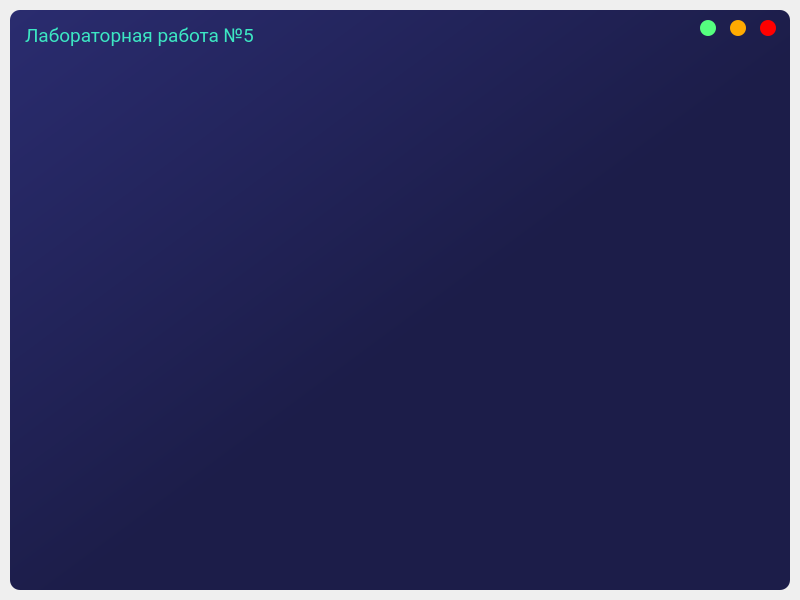
<?xml version="1.0" encoding="UTF-8"?>
<ui version="4.0">
 <class>MainWindow</class>
 <widget class="QMainWindow" name="MainWindow">
  <property name="geometry">
   <rect>
    <x>0</x>
    <y>0</y>
    <width>800</width>
    <height>600</height>
   </rect>
  </property>
  <property name="minimumSize">
   <size>
    <width>800</width>
    <height>600</height>
   </size>
  </property>
  <property name="windowTitle">
   <string>MainWindow</string>
  </property>
  <widget class="QWidget" name="central_widget">
   <layout class="QVBoxLayout" name="verticalLayout">
    <property name="spacing">
     <number>3</number>
    </property>
    <property name="leftMargin">
     <number>10</number>
    </property>
    <property name="topMargin">
     <number>10</number>
    </property>
    <property name="rightMargin">
     <number>10</number>
    </property>
    <property name="bottomMargin">
     <number>10</number>
    </property>
    <item>
     <widget class="QFrame" name="main_frame">
      <property name="styleSheet">
       <string notr="true">background-color: qlineargradient(spread:pad, x1:0, y1:0, x2:1, y2:1, stop:0 rgba(42, 44, 111, 255), stop:0.53719 rgba(28, 29, 73, 255));
border-radius: 10px; </string>
      </property>
      <property name="frameShape">
       <enum>QFrame::NoFrame</enum>
      </property>
      <property name="frameShadow">
       <enum>QFrame::Raised</enum>
      </property>
      <layout class="QVBoxLayout" name="verticalLayout_2">
       <property name="spacing">
        <number>0</number>
       </property>
       <property name="leftMargin">
        <number>0</number>
       </property>
       <property name="topMargin">
        <number>0</number>
       </property>
       <property name="rightMargin">
        <number>0</number>
       </property>
       <property name="bottomMargin">
        <number>0</number>
       </property>
       <item>
        <widget class="QFrame" name="title_bar">
         <property name="maximumSize">
          <size>
           <width>16777215</width>
           <height>50</height>
          </size>
         </property>
         <property name="styleSheet">
          <string notr="true">background-color: none;</string>
         </property>
         <property name="frameShape">
          <enum>QFrame::NoFrame</enum>
         </property>
         <property name="frameShadow">
          <enum>QFrame::Raised</enum>
         </property>
         <layout class="QHBoxLayout" name="horizontalLayout">
          <property name="spacing">
           <number>0</number>
          </property>
          <property name="leftMargin">
           <number>0</number>
          </property>
          <property name="topMargin">
           <number>0</number>
          </property>
          <property name="rightMargin">
           <number>0</number>
          </property>
          <property name="bottomMargin">
           <number>0</number>
          </property>
          <item>
           <widget class="QFrame" name="frame_title">
            <property name="frameShape">
             <enum>QFrame::StyledPanel</enum>
            </property>
            <property name="frameShadow">
             <enum>QFrame::Raised</enum>
            </property>
            <layout class="QHBoxLayout" name="horizontalLayout_2">
             <property name="spacing">
              <number>0</number>
             </property>
             <property name="leftMargin">
              <number>15</number>
             </property>
             <property name="topMargin">
              <number>0</number>
             </property>
             <property name="rightMargin">
              <number>0</number>
             </property>
             <property name="bottomMargin">
              <number>0</number>
             </property>
             <item>
              <widget class="QLabel" name="label_title">
               <property name="font">
                <font>
                 <family>Roboto</family>
                 <pointsize>14</pointsize>
                </font>
               </property>
               <property name="styleSheet">
                <string notr="true">color: rgb(60, 231, 195);</string>
               </property>
               <property name="text">
                <string>Лабораторная работа №5</string>
               </property>
              </widget>
             </item>
            </layout>
           </widget>
          </item>
          <item>
           <widget class="QFrame" name="frame_btns">
            <property name="maximumSize">
             <size>
              <width>100</width>
              <height>16777215</height>
             </size>
            </property>
            <property name="frameShape">
             <enum>QFrame::StyledPanel</enum>
            </property>
            <property name="frameShadow">
             <enum>QFrame::Raised</enum>
            </property>
            <widget class="QPushButton" name="btn_maximize">
             <property name="geometry">
              <rect>
               <x>10</x>
               <y>10</y>
               <width>16</width>
               <height>16</height>
              </rect>
             </property>
             <property name="minimumSize">
              <size>
               <width>16</width>
               <height>16</height>
              </size>
             </property>
             <property name="maximumSize">
              <size>
               <width>17</width>
               <height>17</height>
              </size>
             </property>
             <property name="styleSheet">
              <string notr="true">QPushButton
{
	border: none; 
	border-radius: 8px;	
	background-color: rgb(85, 255, 127);
}

QPushButton:hover
{
	background-color: rgba(85, 255, 127, 156);
}</string>
             </property>
             <property name="text">
              <string/>
             </property>
            </widget>
            <widget class="QPushButton" name="btn_minimize">
             <property name="geometry">
              <rect>
               <x>40</x>
               <y>10</y>
               <width>16</width>
               <height>16</height>
              </rect>
             </property>
             <property name="minimumSize">
              <size>
               <width>16</width>
               <height>16</height>
              </size>
             </property>
             <property name="maximumSize">
              <size>
               <width>17</width>
               <height>17</height>
              </size>
             </property>
             <property name="styleSheet">
              <string notr="true">QPushButton
{
	border: none; 
	border-radius: 8px;	
	background-color: rgb(255, 170, 0);
}

QPushButton:hover
{
	background-color: rgba(255, 170, 0, 150);
}</string>
             </property>
             <property name="text">
              <string/>
             </property>
            </widget>
            <widget class="QPushButton" name="btn_close">
             <property name="geometry">
              <rect>
               <x>70</x>
               <y>10</y>
               <width>16</width>
               <height>16</height>
              </rect>
             </property>
             <property name="minimumSize">
              <size>
               <width>16</width>
               <height>16</height>
              </size>
             </property>
             <property name="maximumSize">
              <size>
               <width>17</width>
               <height>17</height>
              </size>
             </property>
             <property name="styleSheet">
              <string notr="true">QPushButton
{
	border: none; 
	border-radius: 8px;	
	background-color: rgb(255, 0, 0);
}

QPushButton:hover
{
	background-color: rgba(255, 0, 0, 150);
}</string>
             </property>
             <property name="text">
              <string/>
             </property>
            </widget>
           </widget>
          </item>
         </layout>
        </widget>
       </item>
       <item>
        <widget class="QFrame" name="content_bar">
         <property name="styleSheet">
          <string notr="true">background-color: none;</string>
         </property>
         <property name="frameShape">
          <enum>QFrame::StyledPanel</enum>
         </property>
         <property name="frameShadow">
          <enum>QFrame::Raised</enum>
         </property>
        </widget>
       </item>
       <item>
        <widget class="QFrame" name="credits_bar">
         <property name="maximumSize">
          <size>
           <width>16777215</width>
           <height>30</height>
          </size>
         </property>
         <property name="styleSheet">
          <string notr="true">background-color: none;</string>
         </property>
         <property name="frameShape">
          <enum>QFrame::StyledPanel</enum>
         </property>
         <property name="frameShadow">
          <enum>QFrame::Raised</enum>
         </property>
         <layout class="QHBoxLayout" name="horizontalLayout_3">
          <item>
           <widget class="QFrame" name="frame_label_credits">
            <property name="frameShape">
             <enum>QFrame::StyledPanel</enum>
            </property>
            <property name="frameShadow">
             <enum>QFrame::Raised</enum>
            </property>
           </widget>
          </item>
          <item>
           <widget class="QFrame" name="frame_grip">
            <property name="frameShape">
             <enum>QFrame::StyledPanel</enum>
            </property>
            <property name="frameShadow">
             <enum>QFrame::Raised</enum>
            </property>
           </widget>
          </item>
         </layout>
        </widget>
       </item>
      </layout>
     </widget>
    </item>
   </layout>
  </widget>
 </widget>
 <resources/>
 <connections/>
</ui>
